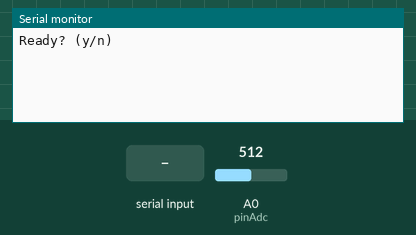
Recording of a sketch running on a simulated Arduino Uno, built with avr-gcc and run on an emulated ATmega328P. Shown: the last lines printed to the serial monitor. The inputs (shaded band) are chosen by the test bench; at power-on: A0 (pinAdc) = 512.

Above: at 1.2 s.
1.3 s: "y" received over Serial
At 3.0 s:
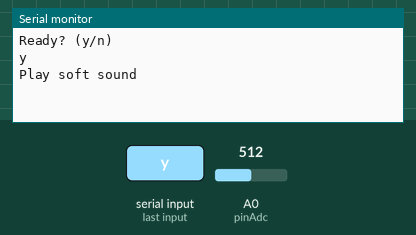
3.8 s: "Y" received over Serial
At 6.4 s:
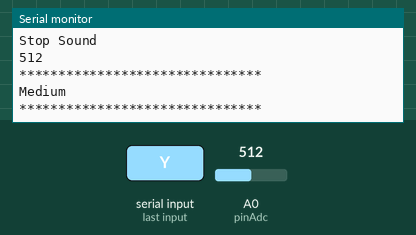
6.5 s: A0 (pinAdc) set to 716
At 9.4 s:
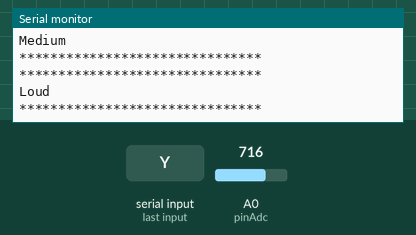
9.5 s: A0 (pinAdc) set to 511
At 13.1 s:
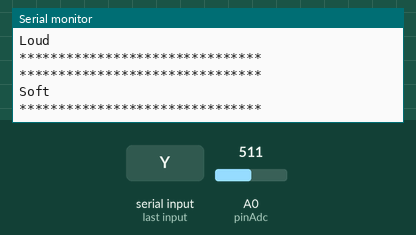

The sketch:

SoundCalibration.ino
```cpp
const int pinAdc = A0;
long interval2 = 5000; // the duration for the blinking
long interval = 3000;
String Input;
boolean Check1 = false;
boolean Check2 = false;
long soft;
long loud;
long previousMillis = 0; // a long for the previous time

void setup()
{
  Serial.begin(115200);
}

void loop()
{ // calibration start
  if (Check1 == false)
  {
    Serial.println("Ready? (y/n)");
    while (Check1 == false)
    {
      if (Serial.available() > 0) {
        Input = Serial.readString();
        Serial.println(Input); // test
        Check1 = true;
      }
    }

    if (Input == "y" || Input == "Y")
    {
      Serial.println("Play soft sound");
      soft = findHighest();
      Serial.println(soft);
    }
  }
  if (Check2 == false)
  {
    Serial.println("Ready? (y/n)");
    while (Check2 == false)
    {
      if (Serial.available() > 0) {
        Input = Serial.readString();
        Serial.println(Input); // test
        Check2 = true;
      }
    }

    if (Input == "y" || Input == "Y")
    {
      Serial.println("Play loud sound");
      loud = findHighest();
      Serial.println(loud);
    }
  }
  // Calibration end

  long sum = Measure();

  if (sum > 100)
  {
    int Loud = 0;
    int Medium = 0;
    int Soft = 0;

    unsigned long currentMillis = millis();

    // Making it so that the sound must play for atleast 3 seconds

    if (sum > loud)
    {
      //Serial.println("Loud");
      Loud++;
    }
    else if (sum < soft)
    {
      // Serial.println("Soft");
      Soft++;
    }
    else
    {
      // Serial.println("Medium");
      Medium++;
    }

    if (currentMillis - previousMillis > interval) { // in the event that the difference between the current and previous times exceeds 3000
      previousMillis = currentMillis;
      // find highest among the individual comparisons of each intensity of sound
      Serial.println("*******************************");
      if (Loud > Medium && Loud > Soft)
        Serial.println("Loud");
      if (Medium > Loud && Medium > Soft)
        Serial.println("Medium");
      if (Soft > Medium && Soft > Loud)
        Serial.println("Soft");
      Serial.println("*******************************");

      // resetting the variable
      Loud = 0;
      Soft = 0;
      Medium = 0;
    }

    delay(10);
  }
}

long findHighest()
{ // hears a sequence of sound over a period of 3 seconds to find the highest pitch
  long previousMillis2 = 0; // a long for the previous time
  long Highest = 0;
  unsigned long currentMillis = 0;
  while (currentMillis - previousMillis2 < interval2) {
    currentMillis = millis();
    long sum = Measure();
    if (sum > Highest)
    {
      Highest = sum;
    }
  }
  Serial.println("Stop Sound");
  return Highest;
}

long Measure()
{
  long sum = 0;
  for (int i = 0; i < 32; i++)
  {
    sum += analogRead(pinAdc);
  }
  sum >>= 5; // shifts the bits 5 to the right (divide by successive intervals of 2)
  return sum;
}
```

Measured:
- after the input at 1.3 s, the serial monitor: prints a new line after 1.0 s (image 1)
- after the input at 3.8 s, the serial monitor: prints a new line after 2.2 s (image 2)
- after the input at 6.5 s, the serial monitor: prints a new line after 2.5 s (image 3)
- after the input at 9.5 s, the serial monitor: prints a new line after 2.5 s (image 4)
